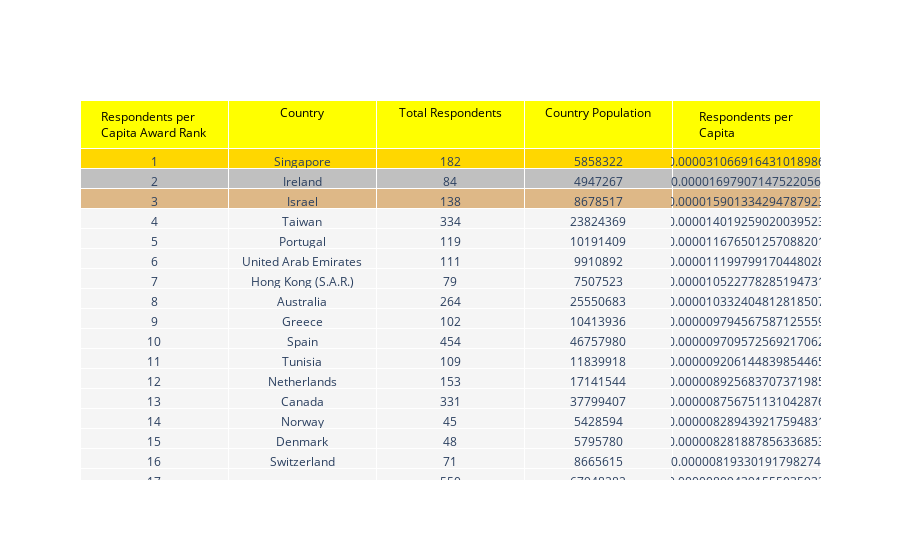

Here is the notebook cell this chart was saved with:
### Markdown cell above
The lowest ranking countries for the Respondents per Capita Award are shown in maroon and dark red in the Sunburst chart above. Ethiopia, China and the Philippines are the most concerning. With Africa and Asia being the continents, which overall perform the most poorly. 

The leader board below allows you to view how each country performed in this award!

### Code cell
# Create Respondents per Capita Country Leaderboard

df = country_respondents_per_Capita_data
df['color'] =  np.where((df['Respondents_per_Capita_Rank'] ==1),'gold','whitesmoke') 
df['color'] =  np.where((df['Respondents_per_Capita_Rank'] ==2),'silver',df['color']) 
df['color'] =  np.where((df['Respondents_per_Capita_Rank'] ==3),'burlywood',df['color']) 

header = ['Respondents per Capita Award Rank', 'Country', 'Total Respondents', 'Country Population', 'Respondents per Capita']

fig = go.Figure(data=[go.Table(
    header=dict(values=header,fill_color='yellow',align='center', font=dict(color='black', size=12)),

    cells=dict(values=[df.Respondents_per_Capita_Rank, df.Country, df.Total_Respondents, df.Country_Population, df.Respondents_per_Capita],
               fill_color=[df.color],align='center'))
])

fig.show()

### Figure 1 — Plotly figure (JSON) as saved in the notebook; plotly's stock layout.template omitted (floating-point values rounded to 4 significant figures; data arrays with more than 128 entries replaced by an {"elided": "..."} marker saying what was removed)
{"data": [{"cells": {"align": "center", "fill": {"color": [["gold", "silver", "burlywood", "whitesmoke", "whitesmoke", "whitesmoke", "whitesmoke", "whitesmoke", "whitesmoke", "whitesmoke", "whitesmoke", "whitesmoke", "whitesmoke", "whitesmoke", "whitesmoke", "whitesmoke", "whitesmoke", "whitesmoke", "whitesmoke", "whitesmoke", "whitesmoke", "whitesmoke", "whitesmoke", "whitesmoke", "whitesmoke", "whitesmoke", "whitesmoke", "whitesmoke", "whitesmoke", "whitesmoke", "whitesmoke", "whitesmoke", "whitesmoke", "whitesmoke", "whitesmoke", "whitesmoke", "whitesmoke", "whitesmoke", "whitesmoke", "whitesmoke", "whitesmoke", "whitesmoke", "whitesmoke", "whitesmoke", "whitesmoke", "whitesmoke", "whitesmoke", "whitesmoke", "whitesmoke", "whitesmoke", "whitesmoke", "whitesmoke", "whitesmoke", "whitesmoke", "whitesmoke", "whitesmoke", "whitesmoke", "whitesmoke", "whitesmoke", "whitesmoke", "whitesmoke", "whitesmoke", "whitesmoke", "whitesmoke"]]}, "values": {"elided": "5x64 mixed values"}}, "header": {"align": "center", "fill": {"color": "yellow"}, "font": {"color": "black", "size": 12}, "values": ["Respondents per Capita Award Rank", "Country", "Total Respondents", "Country Population", "Respondents per Capita"]}, "type": "table"}], "layout": {}}
